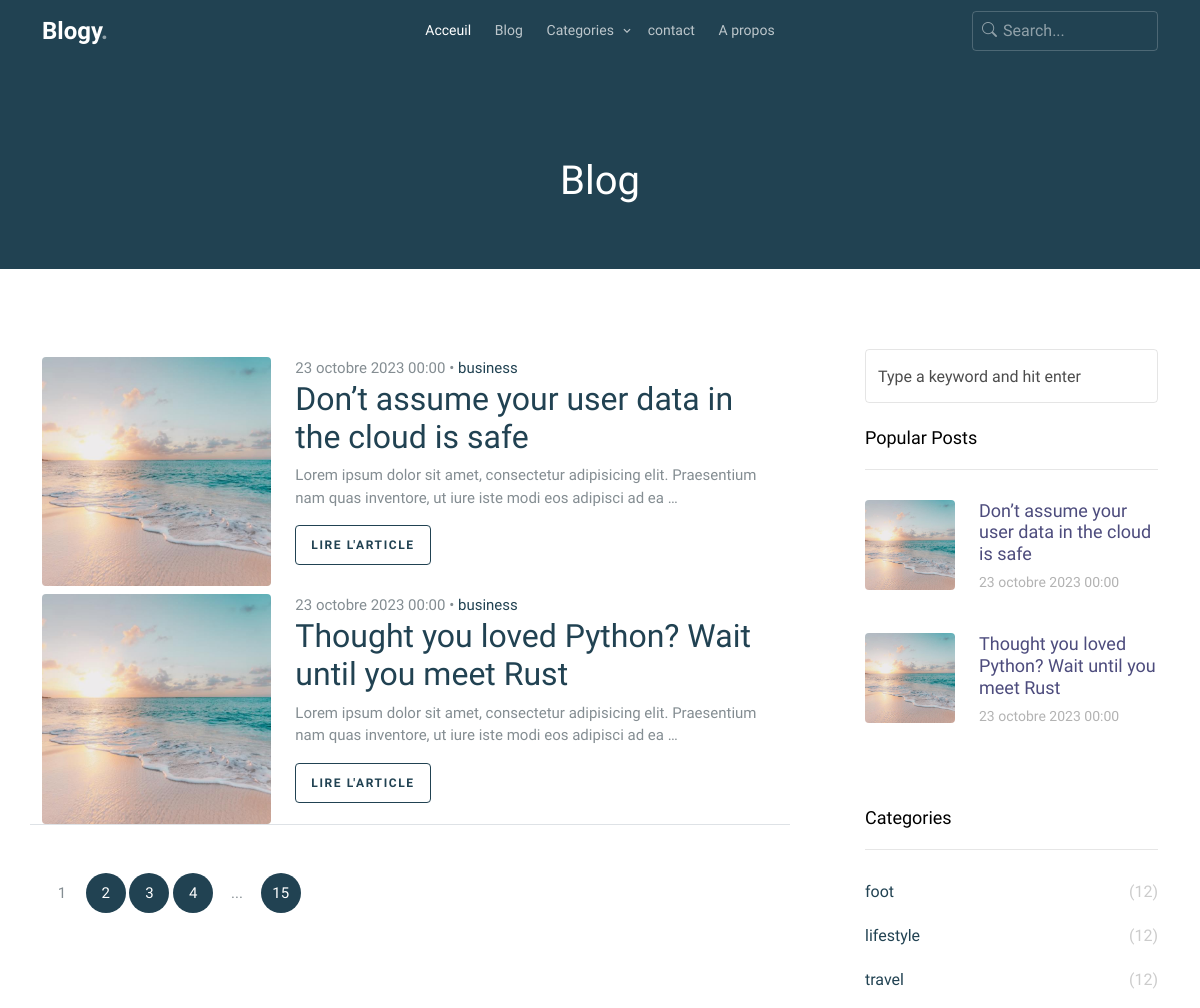
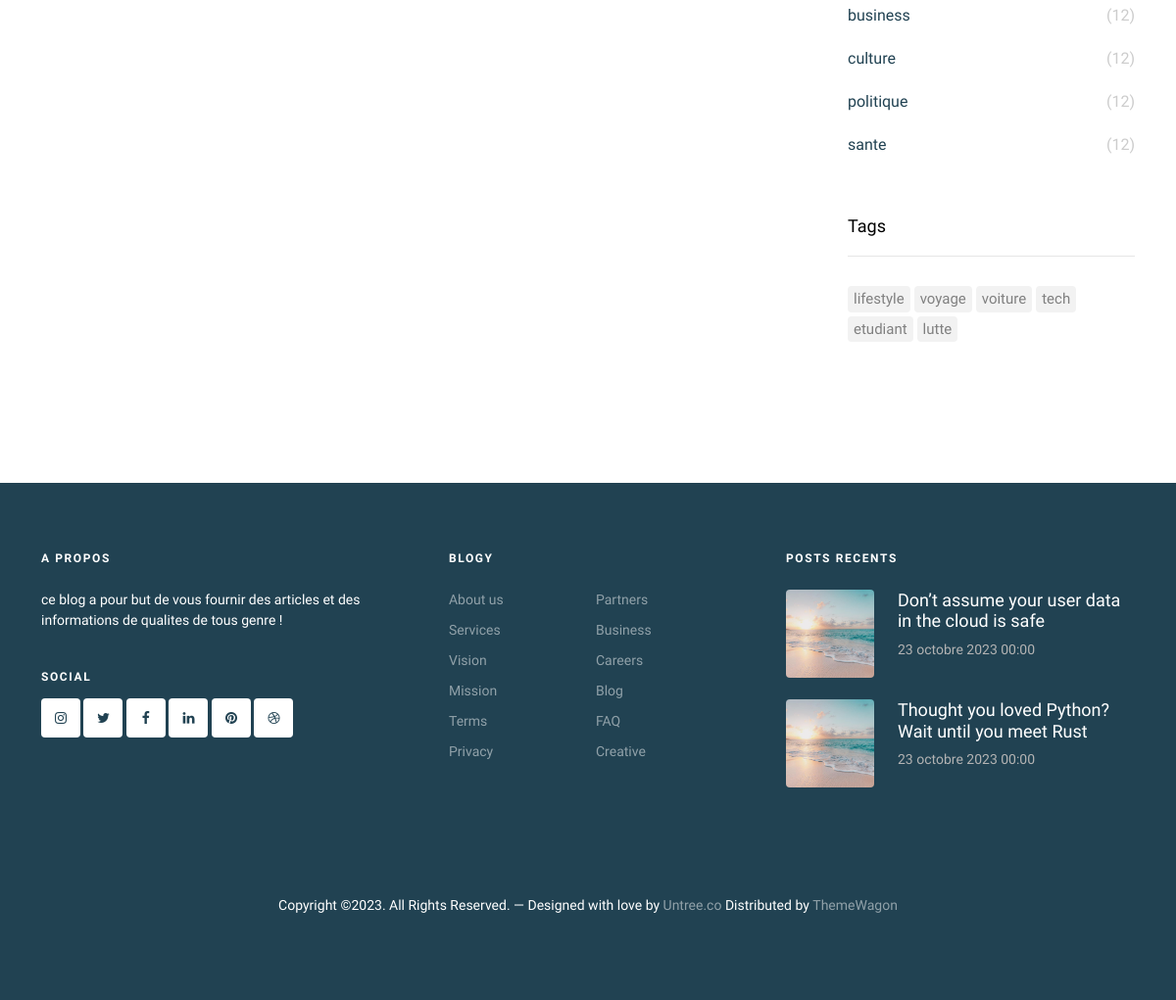
/blog/, run on an earlier commit of the app's database (2 pictures, top to bottom).
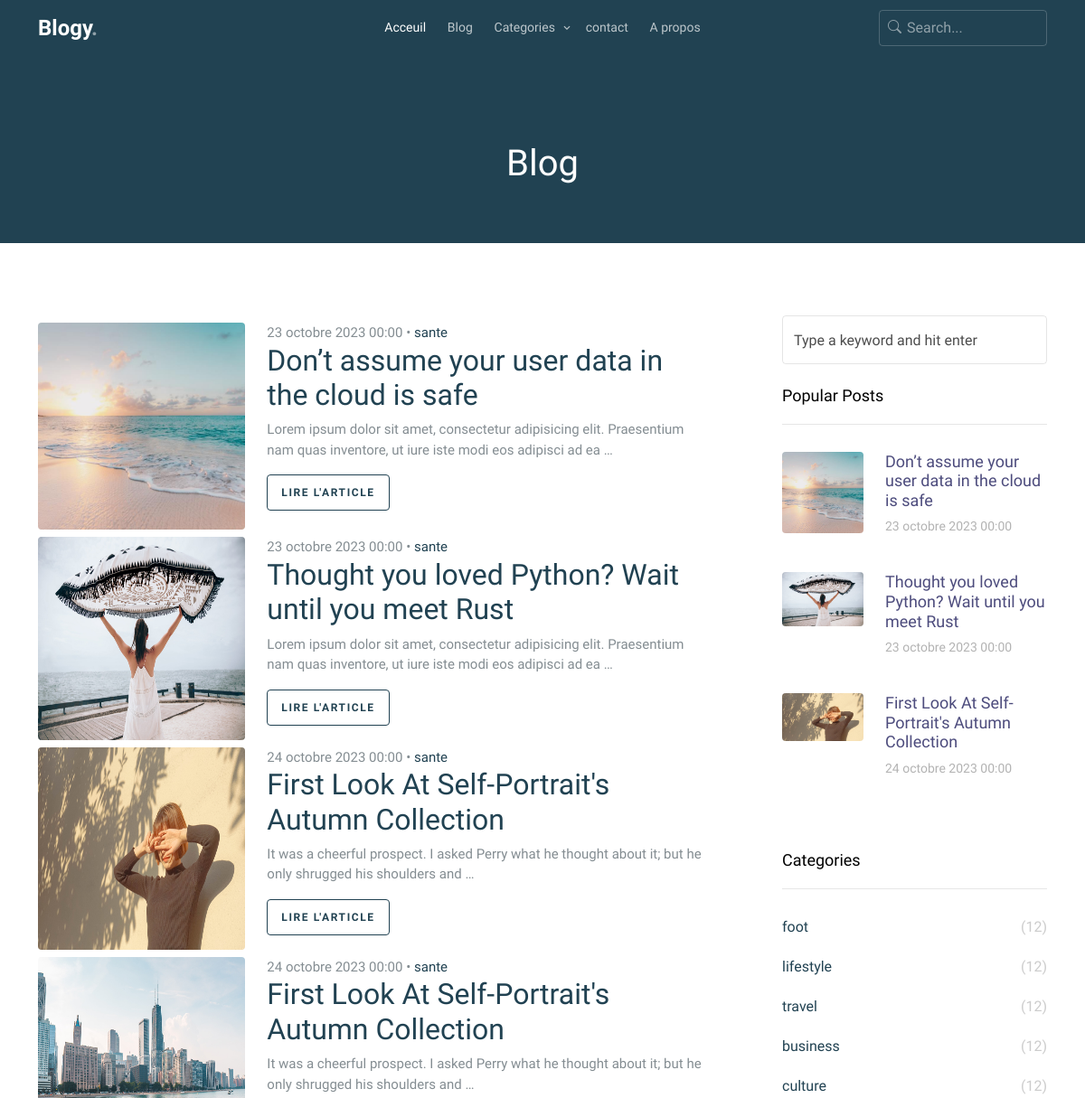
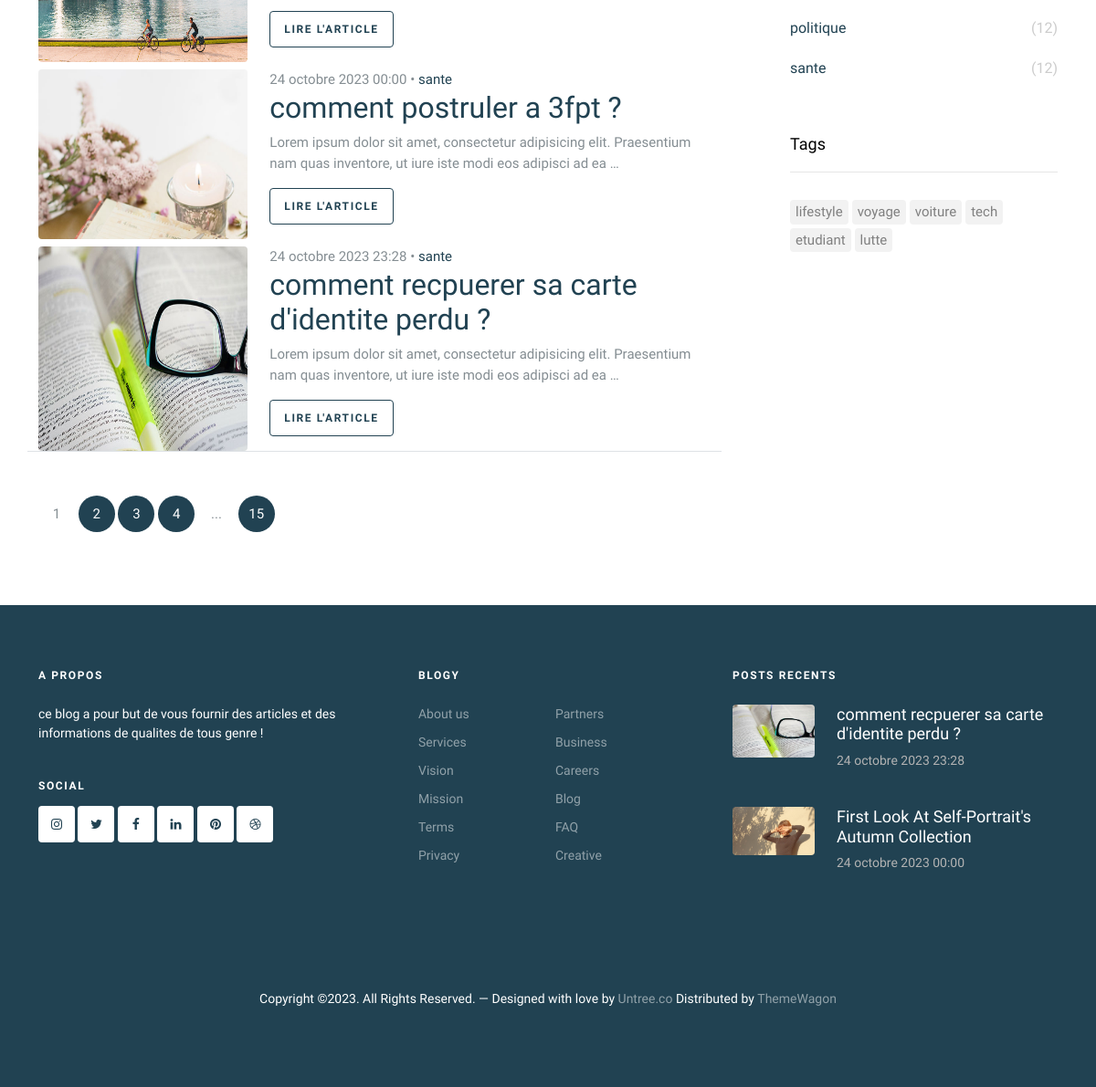
And on a later commit of the database (2 pictures, top to bottom).
### blog/models.py (models this page shows, shortened)
class Post(models.Model):
    title = models.CharField(max_length=200)
    image = models.ImageField(upload_to='media')
    date = models.DateTimeField(auto_now=False, auto_now_add=True)
    author = models.ForeignKey(User, on_delete=models.CASCADE)
    partie1 = models.TextField()
    image1_partie1 = models.ImageField(upload_to='media', blank=True)
    image2_partie1 = models.ImageField(upload_to='media', blank=True)
    image3_partie1 = models.ImageField(upload_to='media', blank=True)
    partie2 = models.TextField(blank=True)
    image1_partie2 = models.ImageField(upload_to='media', blank=True)
    image2_partie2 = models.ImageField(upload_to='media', blank=True)
    image3_partie2 = models.ImageField(upload_to='media', blank=True)
    partie3 = models.TextField(blank=True)
    image1_partie3 = models.ImageField(upload_to='media', blank=True)
    image2_partie3 = models.ImageField(upload_to='media', blank=True)
    image3_partie3 = models.ImageField(upload_to='media', blank=True)
    partie4 = models.TextField(blank=True)
    image1_partie4 = models.ImageField(upload_to='media', blank=True)
    image2_partie4 = models.ImageField(upload_to='media', blank=True)
    image3_partie4 = models.ImageField(upload_to='media', blank=True)
    tags = models.ManyToManyField(Tag, blank=True)
    categorie = models.ForeignKey(Categorie, on_delete=models.CASCADE,  blank=True, null=True)
    class Meta:
        verbose_name = 'Post'
        verbose_name_plural = 'Posts'

class Categorie(models.Model):
    name = models.CharField(max_length=50)
    class Meta:
        verbose_name = ("Categorie")
        verbose_name_plural = ("Categories")
    def __str__(self):
        return self.name

class Tag(models.Model):
    name = models.CharField(max_length=50)
    class Meta:
        verbose_name = 'Tag'
        verbose_name_plural = 'Tags'

### blog/views.py (the view)
# urls.py: path('blog/', views.blog, name='blog'),
def blog(request):
    posts = Post.objects.all()
    context ={
        'posts' : posts
    }
    return render(request, 'blog/pages/blog.html', context)

### blogy/context_processor.py (called while the page is built)
def all(request):
    all_tags = Tag.objects.all()
    all_categories = Categorie.objects.all()
    most_popular_posts = Post.objects.all()[:3]
    random_posts = Post.objects.all()
    recent_post = Post.objects.all().order_by('-date')[:2]
    blog = Blog.objects.get(pk = 1)
    context = {
        'all_tags' : all_tags,
        'all_categories' : all_categories,
        'most_popular_posts' : most_popular_posts,
        'random_posts' : random_posts,
        'recent_posts': recent_post,
        'blog' : blog
    }
    return context

### blog/templates/blog/pages/blog.html (shortened to what this page needs)
{% extends "blog/base.html" %}
{% block main %}
  <div class="hero overlay inner-page bg-primary py-5">
    <div class="container">
      <div class="row align-items-center justify-content-center text-center pt-5">
        <div class="col-lg-6">
          <h1 class="heading text-white mb-3" data-aos="fade-up">Blog</h1>
        </div>
      </div>
    </div>
  </div>
  <div class="section search-result-wrap">
    <div class="container">
      <div class="row posts-entry py-3">
        <div class="col-lg-8 ">
        {% for post  in posts %}
          {% include "blog/includes/post_card_list.html" %}
        {% endfor %}
          <div class="row text-start pt-5 border-top">
            <div class="col-md-12">
              <div class="custom-pagination">
                <span>1</span>
                <a href="#">2</a>
                <a href="#">3</a>
                <a href="#">4</a>
                <span>...</span>
                <a href="#">15</a>
              </div>
            </div>
          </div>
        </div>
        {% include "blog/includes/slidebar.html" %}
      </div>
    </div>
  </div>
    {% endblock main %}

### blog/templates/blog/includes/post_card_list.html
          <div class="row mt-2">
          <div class="col-md-4">
            <a href="single.html" class="img-link me-4">
              <img src="{{ post.image.url }}" alt="Image" class="img-fluid h-100 rounded">
            </a>
          </div>
          <div class="col-md-8 mt-4 mt-md-0">
            <div>
              <span class="date">{{ post.date }} &bullet; <a href="#">{{ post.categorie }}</a></span>
              <h2><a href="single.html">
                {{ post.title }}
              </a></h2>
              <p> {{ post.partie1|truncatewords:20 }} </p>
              <p class="d-flex justify-content-end d-md-block" ><a href="{% url 'single' post.pk %}" class="btn btn-sm btn-outline-primary">Lire l'article</a></p>
            </div>
          </div>
          </div>

### blog/templates/blog/includes/slidebar.html
<div class="col-lg-4 sidebar">
    <div class="sidebar-box search-form-wrap mb-4">
      <form action="#" class="sidebar-search-form">
        <input type="text" class="form-control" id="s" placeholder="Type a keyword and hit enter">
      </form>
    </div>
    <div class="sidebar-box">
      <h3 class="heading">Popular Posts</h3>
      <div class="post-entry-sidebar">
        <ul>
            {% for post in most_popular_posts %}
            <li>
                <a href="">
                  <img src="{{ post.image.url }}" alt="Image placeholder" class="me-4 rounded">
                  <div class="text">
                    <h4>{{ post.title }}</h4>
                    <div class="post-meta">
                      <span class="mr-2">{{ post.date }}</span>
                    </div>
                  </div>
                </a>
              </li>
              {% endfor %}
        </ul>
      </div>
    </div>
    <div class="sidebar-box">
      <h3 class="heading">Categories</h3>
      <ul class="categories">
        {% for categorie in all_categories %}
        <li><a href="#">{{ categorie.name }}<span>(12)</span></a></li>
        {% endfor %}
      </ul>
    </div>
    <div class="sidebar-box">
      <h3 class="heading">Tags</h3>
      <ul class="tags">
        {% for tag in all_tags %}
        <li><a href="#">{{ tag.name }}</a></li>
        {% endfor %}
      </ul>
    </div>
  </div>

### blog/templates/blog/includes/footer.html (shortened to what this page needs)
<footer class="site-footer">
	<div class="container">
		<div class="row">
			<div class="col-lg-4">
				<div class="widget">
					<h3 class="mb-4">A propos</h3>
					<p>ce blog a pour but de vous fournir des articles et des informations de qualites de tous genre !</p>
				</div>
				<div class="widget">
					<h3>Social</h3>
					<ul class="list-unstyled social">
						<li><a href="#"><span class="icon-instagram"></span></a></li>
						<li><a href="#"><span class="icon-twitter"></span></a></li>
						<li><a href="#"><span class="icon-facebook"></span></a></li>
						<li><a href="#"><span class="icon-linkedin"></span></a></li>
						<li><a href="#"><span class="icon-pinterest"></span></a></li>
						<li><a href="#"><span class="icon-dribbble"></span></a></li>
					</ul>
				</div>
			</div>
			<div class="col-lg-4 ps-lg-5">
				<div class="widget">
					<h3 class="mb-4">{{ blog.name }}</h3>
					<ul class="list-unstyled float-start links">
						<li><a href="#">About us</a></li>
						<li><a href="#">Services</a></li>
						<li><a href="#">Vision</a></li>
						<li><a href="#">Mission</a></li>
						<li><a href="#">Terms</a></li>
						<li><a href="#">Privacy</a></li>
					</ul>
					<ul class="list-unstyled float-start links">
						<li><a href="#">Partners</a></li>
						<li><a href="#">Business</a></li>
						<li><a href="#">Careers</a></li>
						<li><a href="#">Blog</a></li>
						<li><a href="#">FAQ</a></li>
						<li><a href="#">Creative</a></li>
					</ul>
				</div>
			</div>
			<div class="col-lg-4">
				<div class="widget">
					<h3 class="mb-4">Posts recents</h3>
					<div class="post-entry-footer">
						<ul>
							{% for post  in recent_posts %}
							<li>
								<a href="">
									<img src="{{ post.image.url }}" alt="Image placeholder" class="me-4 rounded">
									<div class="text">
										<h4>{{ post.title }}</h4>
										<div class="post-meta">
											<span class="mr-2">{{post.date}}</span>
										</div>
									</div>
								</a>
							</li>
							{% endfor %}
						</ul>
					</div>
				</div>
			</div>
		</div>
		<div class="row mt-5">
			<div class="col-12 text-center">
		<p>Copyright &copy;. All Rights Reserved. &mdash; Designed with love by <a href="https://untree.co">Untree.co</a>  Distributed by <a href="https://themewagon.com">ThemeWagon</a>
		</p>
	  </div>
	</div>
  </div>
</footer>

What changed in the data, as far as the page shows it:
no longer on one of the page's lists (row edited): Post: title "Don’t assume your user data in the cloud is safe", date "23 octobre 2023 00:00"
no longer on one of the page's lists (row edited): Post: title "Thought you loved Python? Wait until you meet Rust", date "23 octobre 2023 00:00"
changed Post "Don’t assume your user data in the cloud is safe": categorie "business" → "sante"
changed Post "Thought you loved Python? Wait until you meet Rust": image: a different picture; categorie "business" → "sante"
added Post: image (picture), date "24 octobre 2023 00:00", categorie "sante", title "First Look At Self-Portrait's Autumn Collection", partie1 "It was a cheerful prospect. I asked Perry what he thought about it; but he only shrugged his shoulders and …"
added Post: image (picture), date "24 octobre 2023 00:00", categorie "sante", title "First Look At Self-Portrait's Autumn Collection", partie1 "It was a cheerful prospect. I asked Perry what he thought about it; but he only shrugged his shoulders and …", shown under "Blog"
added Post: image (picture), date "24 octobre 2023 00:00", categorie "sante", title "comment postruler a 3fpt ?", partie1 "Lorem ipsum dolor sit amet, consectetur adipisicing elit. Praesentium nam quas inventore, ut iure iste modi eos adipisci ad ea …", shown under "Blog"
added Post: image (picture), date "24 octobre 2023 23:28", categorie "sante", title "comment recpuerer sa carte d'identite perdu ?", partie1 "Lorem ipsum dolor sit amet, consectetur adipisicing elit. Praesentium nam quas inventore, ut iure iste modi eos adipisci ad ea …"
